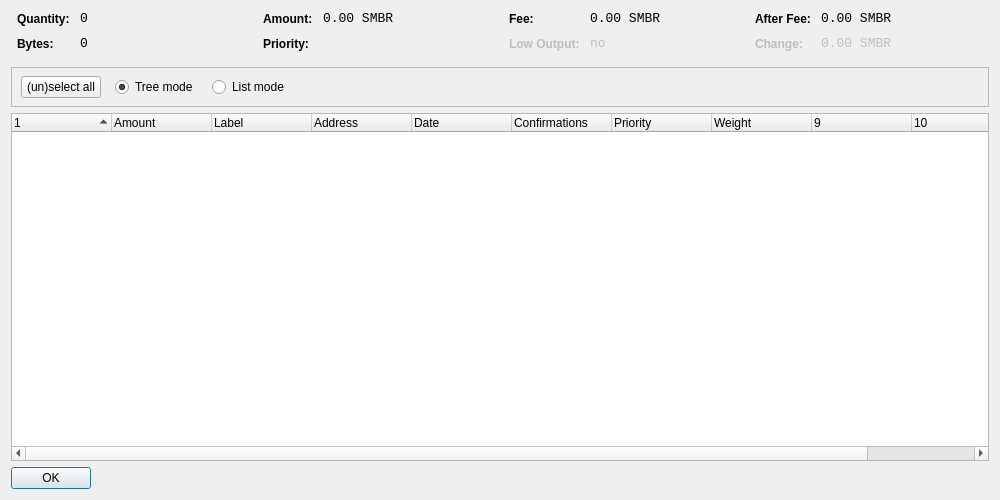
<?xml version="1.0" encoding="UTF-8"?>
<ui version="4.0">
 <class>CoinControlDialog</class>
 <widget class="QDialog" name="CoinControlDialog">
  <property name="geometry">
   <rect>
    <x>0</x>
    <y>0</y>
    <width>1000</width>
    <height>500</height>
   </rect>
  </property>
  <property name="windowTitle">
   <string>Coin Control</string>
  </property>
  <layout class="QVBoxLayout" name="verticalLayout">
   <item>
    <layout class="QHBoxLayout" name="horizontalLayoutTop" stretch="0,0,0,0">
     <property name="topMargin">
      <number>0</number>
     </property>
     <property name="bottomMargin">
      <number>10</number>
     </property>
     <item>
      <layout class="QFormLayout" name="formLayoutCoinControl1">
       <property name="horizontalSpacing">
        <number>10</number>
       </property>
       <property name="verticalSpacing">
        <number>10</number>
       </property>
       <property name="leftMargin">
        <number>6</number>
       </property>
       <property name="rightMargin">
        <number>6</number>
       </property>
       <item row="0" column="0">
        <widget class="QLabel" name="labelCoinControlQuantityText">
         <property name="styleSheet">
          <string notr="true">font-weight:bold;</string>
         </property>
         <property name="text">
          <string>Quantity:</string>
         </property>
        </widget>
       </item>
       <item row="0" column="1">
        <widget class="QLabel" name="labelCoinControlQuantity">
         <property name="font">
          <font>
           <family>Monospace</family>
           <pointsize>10</pointsize>
          </font>
         </property>
         <property name="cursor">
          <cursorShape>IBeamCursor</cursorShape>
         </property>
         <property name="contextMenuPolicy">
          <enum>Qt::ActionsContextMenu</enum>
         </property>
         <property name="text">
          <string>0</string>
         </property>
         <property name="textInteractionFlags">
          <set>Qt::LinksAccessibleByMouse|Qt::TextSelectableByKeyboard|Qt::TextSelectableByMouse</set>
         </property>
        </widget>
       </item>
       <item row="1" column="0">
        <widget class="QLabel" name="labelCoinControlBytesText">
         <property name="styleSheet">
          <string notr="true">font-weight:bold;</string>
         </property>
         <property name="text">
          <string>Bytes:</string>
         </property>
        </widget>
       </item>
       <item row="1" column="1">
        <widget class="QLabel" name="labelCoinControlBytes">
         <property name="font">
          <font>
           <family>Monospace</family>
           <pointsize>10</pointsize>
          </font>
         </property>
         <property name="cursor">
          <cursorShape>IBeamCursor</cursorShape>
         </property>
         <property name="contextMenuPolicy">
          <enum>Qt::ActionsContextMenu</enum>
         </property>
         <property name="text">
          <string>0</string>
         </property>
         <property name="textInteractionFlags">
          <set>Qt::LinksAccessibleByMouse|Qt::TextSelectableByKeyboard|Qt::TextSelectableByMouse</set>
         </property>
        </widget>
       </item>
      </layout>
     </item>
     <item>
      <layout class="QFormLayout" name="formLayoutCoinControl2">
       <property name="horizontalSpacing">
        <number>10</number>
       </property>
       <property name="verticalSpacing">
        <number>10</number>
       </property>
       <property name="leftMargin">
        <number>6</number>
       </property>
       <property name="rightMargin">
        <number>6</number>
       </property>
       <item row="0" column="0">
        <widget class="QLabel" name="labelCoinControlAmountText">
         <property name="styleSheet">
          <string notr="true">font-weight:bold;</string>
         </property>
         <property name="text">
          <string>Amount:</string>
         </property>
        </widget>
       </item>
       <item row="0" column="1">
        <widget class="QLabel" name="labelCoinControlAmount">
         <property name="font">
          <font>
           <family>Monospace</family>
           <pointsize>10</pointsize>
          </font>
         </property>
         <property name="cursor">
          <cursorShape>IBeamCursor</cursorShape>
         </property>
         <property name="contextMenuPolicy">
          <enum>Qt::ActionsContextMenu</enum>
         </property>
         <property name="text">
          <string>0.00 SMBR</string>
         </property>
         <property name="textInteractionFlags">
          <set>Qt::LinksAccessibleByMouse|Qt::TextSelectableByKeyboard|Qt::TextSelectableByMouse</set>
         </property>
        </widget>
       </item>
       <item row="1" column="0">
        <widget class="QLabel" name="labelCoinControlPriorityText">
         <property name="styleSheet">
          <string notr="true">font-weight:bold;</string>
         </property>
         <property name="text">
          <string>Priority:</string>
         </property>
        </widget>
       </item>
       <item row="1" column="1">
        <widget class="QLabel" name="labelCoinControlPriority">
         <property name="font">
          <font>
           <family>Monospace</family>
           <pointsize>10</pointsize>
          </font>
         </property>
         <property name="cursor">
          <cursorShape>IBeamCursor</cursorShape>
         </property>
         <property name="contextMenuPolicy">
          <enum>Qt::ActionsContextMenu</enum>
         </property>
         <property name="text">
          <string/>
         </property>
         <property name="textInteractionFlags">
          <set>Qt::LinksAccessibleByMouse|Qt::TextSelectableByKeyboard|Qt::TextSelectableByMouse</set>
         </property>
        </widget>
       </item>
      </layout>
     </item>
     <item>
      <layout class="QFormLayout" name="formLayoutCoinControl3">
       <property name="horizontalSpacing">
        <number>10</number>
       </property>
       <property name="verticalSpacing">
        <number>10</number>
       </property>
       <property name="leftMargin">
        <number>6</number>
       </property>
       <property name="rightMargin">
        <number>6</number>
       </property>
       <item row="0" column="0">
        <widget class="QLabel" name="labelCoinControlFeeText">
         <property name="styleSheet">
          <string notr="true">font-weight:bold;</string>
         </property>
         <property name="text">
          <string>Fee:</string>
         </property>
        </widget>
       </item>
       <item row="0" column="1">
        <widget class="QLabel" name="labelCoinControlFee">
         <property name="font">
          <font>
           <family>Monospace</family>
           <pointsize>10</pointsize>
          </font>
         </property>
         <property name="cursor">
          <cursorShape>IBeamCursor</cursorShape>
         </property>
         <property name="contextMenuPolicy">
          <enum>Qt::ActionsContextMenu</enum>
         </property>
         <property name="text">
          <string>0.00 SMBR</string>
         </property>
         <property name="textInteractionFlags">
          <set>Qt::LinksAccessibleByMouse|Qt::TextSelectableByKeyboard|Qt::TextSelectableByMouse</set>
         </property>
        </widget>
       </item>
       <item row="1" column="0">
        <widget class="QLabel" name="labelCoinControlLowOutputText">
         <property name="enabled">
          <bool>false</bool>
         </property>
         <property name="styleSheet">
          <string notr="true">font-weight:bold;</string>
         </property>
         <property name="text">
          <string>Low Output:</string>
         </property>
        </widget>
       </item>
       <item row="1" column="1">
        <widget class="QLabel" name="labelCoinControlLowOutput">
         <property name="enabled">
          <bool>false</bool>
         </property>
         <property name="font">
          <font>
           <family>Monospace</family>
           <pointsize>10</pointsize>
          </font>
         </property>
         <property name="cursor">
          <cursorShape>IBeamCursor</cursorShape>
         </property>
         <property name="contextMenuPolicy">
          <enum>Qt::ActionsContextMenu</enum>
         </property>
         <property name="text">
          <string>no</string>
         </property>
         <property name="textInteractionFlags">
          <set>Qt::LinksAccessibleByMouse|Qt::TextSelectableByKeyboard|Qt::TextSelectableByMouse</set>
         </property>
        </widget>
       </item>
      </layout>
     </item>
     <item>
      <layout class="QFormLayout" name="formLayoutCoinControl4">
       <property name="horizontalSpacing">
        <number>10</number>
       </property>
       <property name="verticalSpacing">
        <number>10</number>
       </property>
       <property name="leftMargin">
        <number>6</number>
       </property>
       <property name="rightMargin">
        <number>6</number>
       </property>
       <item row="0" column="0">
        <widget class="QLabel" name="labelCoinControlAfterFeeText">
         <property name="styleSheet">
          <string notr="true">font-weight:bold;</string>
         </property>
         <property name="text">
          <string>After Fee:</string>
         </property>
        </widget>
       </item>
       <item row="0" column="1">
        <widget class="QLabel" name="labelCoinControlAfterFee">
         <property name="font">
          <font>
           <family>Monospace</family>
           <pointsize>10</pointsize>
          </font>
         </property>
         <property name="cursor">
          <cursorShape>IBeamCursor</cursorShape>
         </property>
         <property name="contextMenuPolicy">
          <enum>Qt::ActionsContextMenu</enum>
         </property>
         <property name="text">
          <string>0.00 SMBR</string>
         </property>
         <property name="textInteractionFlags">
          <set>Qt::LinksAccessibleByMouse|Qt::TextSelectableByKeyboard|Qt::TextSelectableByMouse</set>
         </property>
        </widget>
       </item>
       <item row="1" column="0">
        <widget class="QLabel" name="labelCoinControlChangeText">
         <property name="enabled">
          <bool>false</bool>
         </property>
         <property name="styleSheet">
          <string notr="true">font-weight:bold;</string>
         </property>
         <property name="text">
          <string>Change:</string>
         </property>
        </widget>
       </item>
       <item row="1" column="1">
        <widget class="QLabel" name="labelCoinControlChange">
         <property name="enabled">
          <bool>false</bool>
         </property>
         <property name="font">
          <font>
           <family>Monospace</family>
           <pointsize>10</pointsize>
          </font>
         </property>
         <property name="cursor">
          <cursorShape>IBeamCursor</cursorShape>
         </property>
         <property name="contextMenuPolicy">
          <enum>Qt::ActionsContextMenu</enum>
         </property>
         <property name="text">
          <string>0.00 SMBR</string>
         </property>
         <property name="textInteractionFlags">
          <set>Qt::LinksAccessibleByMouse|Qt::TextSelectableByKeyboard|Qt::TextSelectableByMouse</set>
         </property>
        </widget>
       </item>
      </layout>
     </item>
    </layout>
   </item>
   <item>
    <widget class="QFrame" name="frame">
     <property name="minimumSize">
      <size>
       <width>0</width>
       <height>40</height>
      </size>
     </property>
     <property name="frameShape">
      <enum>QFrame::StyledPanel</enum>
     </property>
     <property name="frameShadow">
      <enum>QFrame::Sunken</enum>
     </property>
     <widget class="QWidget" name="horizontalLayoutWidget">
      <property name="geometry">
       <rect>
        <x>10</x>
        <y>0</y>
        <width>781</width>
        <height>41</height>
       </rect>
      </property>
      <layout class="QHBoxLayout" name="horizontalLayoutPanel" stretch="0,0,0,0,0,0">
       <property name="spacing">
        <number>14</number>
       </property>
       <item>
        <widget class="QPushButton" name="pushButtonSelectAll">
         <property name="sizePolicy">
          <sizepolicy hsizetype="Maximum" vsizetype="Fixed">
           <horstretch>0</horstretch>
           <verstretch>0</verstretch>
          </sizepolicy>
         </property>
         <property name="text">
          <string>(un)select all</string>
         </property>
        </widget>
       </item>
       <item>
        <widget class="QRadioButton" name="radioTreeMode">
         <property name="sizePolicy">
          <sizepolicy hsizetype="Maximum" vsizetype="Fixed">
           <horstretch>0</horstretch>
           <verstretch>0</verstretch>
          </sizepolicy>
         </property>
         <property name="text">
          <string>Tree mode</string>
         </property>
         <property name="checked">
          <bool>true</bool>
         </property>
        </widget>
       </item>
       <item>
        <widget class="QRadioButton" name="radioListMode">
         <property name="sizePolicy">
          <sizepolicy hsizetype="Maximum" vsizetype="Fixed">
           <horstretch>0</horstretch>
           <verstretch>0</verstretch>
          </sizepolicy>
         </property>
         <property name="text">
          <string>List mode</string>
         </property>
        </widget>
       </item>
       <item>
        <spacer name="horizontalSpacer">
         <property name="orientation">
          <enum>Qt::Horizontal</enum>
         </property>
         <property name="sizeHint" stdset="0">
          <size>
           <width>40</width>
           <height>20</height>
          </size>
         </property>
        </spacer>
       </item>
      </layout>
     </widget>
    </widget>
   </item>
   <item>
    <widget class="CoinControlTreeWidget" name="treeWidget">
     <property name="contextMenuPolicy">
      <enum>Qt::CustomContextMenu</enum>
     </property>
     <property name="sortingEnabled">
      <bool>false</bool>
     </property>
     <property name="columnCount">
      <number>11</number>
     </property>
     <attribute name="headerShowSortIndicator" stdset="0">
      <bool>true</bool>
     </attribute>
     <attribute name="headerStretchLastSection">
      <bool>false</bool>
     </attribute>
     <column>
      <property name="text">
       <string/>
      </property>
     </column>
     <column>
      <property name="text">
       <string>Amount</string>
      </property>
     </column>
     <column>
      <property name="text">
       <string>Label</string>
      </property>
     </column>
     <column>
      <property name="text">
       <string>Address</string>
      </property>
     </column>
     <column>
      <property name="text">
       <string>Date</string>
      </property>
     </column>
     <column>
      <property name="text">
       <string>Confirmations</string>
      </property>
     </column>
     <column>
      <property name="text">
       <string>Priority</string>
      </property>
     </column>
     <column>
      <property name="text">
       <string>Weight</string>
      </property>
     </column>
     <column>
      <property name="text">
       <string/>
      </property>
     </column>
     <column>
      <property name="text">
       <string/>
      </property>
     </column>
     <column>
      <property name="text">
       <string/>
      </property>
     </column>
     <column>
      <property name="text">
       <string/>
      </property>
     </column>
    </widget>
   </item>
   <item>
    <widget class="QDialogButtonBox" name="buttonBox">
     <property name="sizePolicy">
      <sizepolicy hsizetype="Maximum" vsizetype="Fixed">
       <horstretch>0</horstretch>
       <verstretch>0</verstretch>
      </sizepolicy>
     </property>
     <property name="orientation">
      <enum>Qt::Horizontal</enum>
     </property>
     <property name="standardButtons">
      <set>QDialogButtonBox::Ok</set>
     </property>
    </widget>
   </item>
  </layout>
 </widget>
 <customwidgets>
  <customwidget>
   <class>CoinControlTreeWidget</class>
   <extends>QTreeWidget</extends>
   <header>coincontroltreewidget.h</header>
  </customwidget>
 </customwidgets>
 <resources/>
 <connections/>
</ui>
